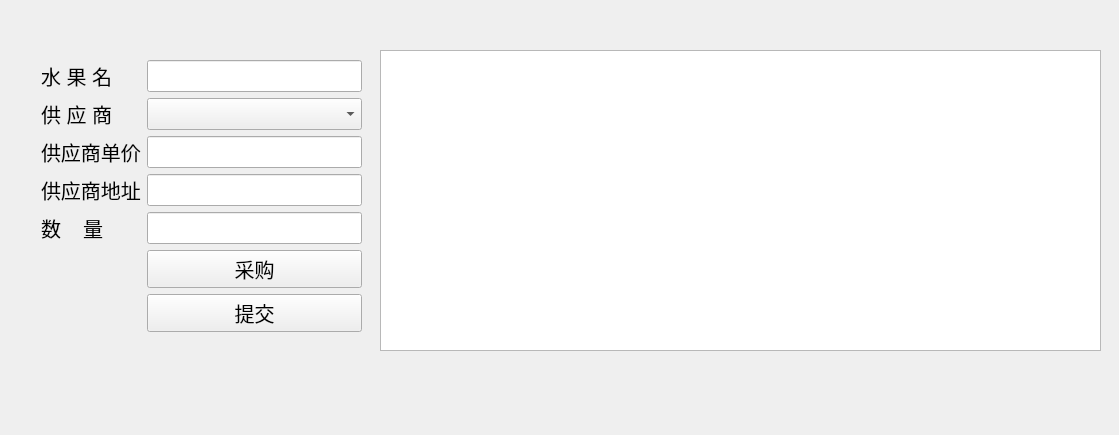
<?xml version="1.0" encoding="UTF-8"?>
<ui version="4.0">
 <class>DialogPurchase</class>
 <widget class="QWidget" name="DialogPurchase">
  <property name="geometry">
   <rect>
    <x>0</x>
    <y>0</y>
    <width>1119</width>
    <height>435</height>
   </rect>
  </property>
  <property name="font">
   <font>
    <pointsize>13</pointsize>
   </font>
  </property>
  <property name="windowTitle">
   <string>Form</string>
  </property>
  <widget class="QWidget" name="formLayoutWidget">
   <property name="geometry">
    <rect>
     <x>41</x>
     <y>60</y>
     <width>321</width>
     <height>321</height>
    </rect>
   </property>
   <layout class="QFormLayout" name="formLayout">
    <item row="0" column="0">
     <widget class="QLabel" name="label">
      <property name="font">
       <font>
        <pointsize>15</pointsize>
       </font>
      </property>
      <property name="text">
       <string>水 果 名</string>
      </property>
     </widget>
    </item>
    <item row="0" column="1">
     <widget class="QLineEdit" name="le_fruit_name">
      <property name="font">
       <font>
        <pointsize>15</pointsize>
       </font>
      </property>
     </widget>
    </item>
    <item row="1" column="0">
     <widget class="QLabel" name="label_2">
      <property name="font">
       <font>
        <pointsize>15</pointsize>
       </font>
      </property>
      <property name="text">
       <string>供 应 商</string>
      </property>
     </widget>
    </item>
    <item row="1" column="1">
     <widget class="QComboBox" name="cb_supplier">
      <property name="font">
       <font>
        <pointsize>15</pointsize>
       </font>
      </property>
     </widget>
    </item>
    <item row="2" column="0">
     <widget class="QLabel" name="label_4">
      <property name="font">
       <font>
        <pointsize>15</pointsize>
       </font>
      </property>
      <property name="text">
       <string>供应商单价</string>
      </property>
     </widget>
    </item>
    <item row="2" column="1">
     <widget class="QLineEdit" name="le_price">
      <property name="enabled">
       <bool>true</bool>
      </property>
      <property name="font">
       <font>
        <pointsize>15</pointsize>
       </font>
      </property>
      <property name="focusPolicy">
       <enum>Qt::NoFocus</enum>
      </property>
      <property name="text">
       <string/>
      </property>
     </widget>
    </item>
    <item row="3" column="0">
     <widget class="QLabel" name="label_5">
      <property name="font">
       <font>
        <pointsize>15</pointsize>
       </font>
      </property>
      <property name="text">
       <string>供应商地址</string>
      </property>
     </widget>
    </item>
    <item row="3" column="1">
     <widget class="QLineEdit" name="le_address">
      <property name="font">
       <font>
        <pointsize>15</pointsize>
       </font>
      </property>
      <property name="focusPolicy">
       <enum>Qt::NoFocus</enum>
      </property>
     </widget>
    </item>
    <item row="4" column="0">
     <widget class="QLabel" name="label_3">
      <property name="font">
       <font>
        <pointsize>15</pointsize>
       </font>
      </property>
      <property name="text">
       <string>数    量</string>
      </property>
     </widget>
    </item>
    <item row="4" column="1">
     <widget class="QLineEdit" name="le_num">
      <property name="font">
       <font>
        <pointsize>15</pointsize>
       </font>
      </property>
     </widget>
    </item>
    <item row="5" column="1">
     <widget class="QPushButton" name="pushButton">
      <property name="font">
       <font>
        <pointsize>15</pointsize>
       </font>
      </property>
      <property name="text">
       <string>采购</string>
      </property>
     </widget>
    </item>
    <item row="6" column="1">
     <widget class="QPushButton" name="btn_commit">
      <property name="font">
       <font>
        <pointsize>15</pointsize>
       </font>
      </property>
      <property name="text">
       <string>提交</string>
      </property>
     </widget>
    </item>
   </layout>
  </widget>
  <widget class="QTableView" name="tableView">
   <property name="geometry">
    <rect>
     <x>380</x>
     <y>50</y>
     <width>721</width>
     <height>301</height>
    </rect>
   </property>
   <property name="font">
    <font>
     <pointsize>15</pointsize>
    </font>
   </property>
  </widget>
 </widget>
 <resources/>
 <connections/>
</ui>
